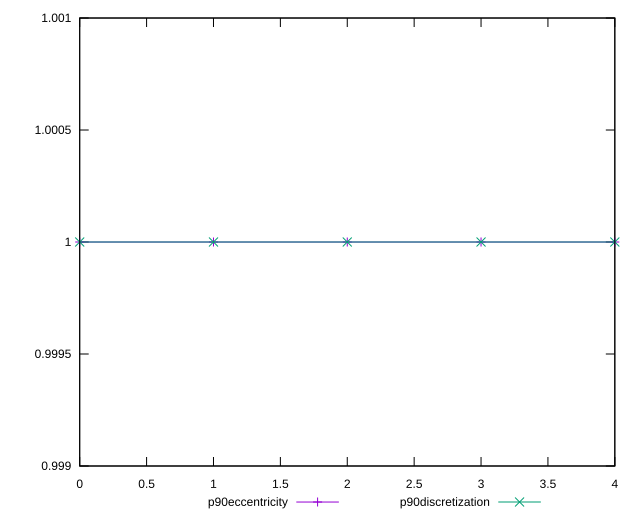

The gnuplot source for this figure:
reset

$p90Eccentricity <<EOF
0 0.9999999999999999
1 0.9999999999999999
2 0.9999999999999996
3 1.0000000000000002
4 0.9999999999999997
EOF

$p90Discretization <<EOF
0 1
1 1
2 1
3 1
4 1
EOF

set key outside below
set xrange [0:4]
set yrange [0.9989999999999996:1.0010000000000001]
set trange [0.9989999999999996:1.0010000000000001]
set terminal svg size 640, 520 enhanced background rgb 'white'
set output "report_00026_2021-02-22T21:38:55.199Z/bootup-time/progression/eccentricity.svg"

plot $p90Eccentricity title "p90eccentricity" with linespoints, \
     $p90Discretization title "p90discretization" with linespoints

reset
